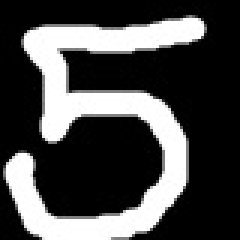
#> input picture five.jpg, 80 x 80 px (shown 3 times larger)
$ python DigitRecognition.py   (Python 2 division)   (older library calls are emulated)
#> lines starting #> are read from the running program, lines starting #| are printed output that depends on the picture
#Use of Support Vector Machine (SVM) Algorithm
#-------------------------------------------

# Standard scientific Python imports
import matplotlib.pyplot as plt

# Import datasets, classifiers and performance metrics
from sklearn import datasets, svm

# The digits dataset
digits = datasets.load_digits()
print "digits : " , digits.keys()
print "digits.targets---- : " , digits.target


images_and_labels = list(zip(digits.images, digits.target))
print "len(images_and_labels) " ,len(images_and_labels)

for index, (image, label) in enumerate(images_and_labels[:5]):
    print "index : ", index , "image : \n", image, "label : ", label
    plt.subplot(2, 5, index+1)   #Position numbering starts from 1
    plt.axis('on')
    plt.imshow(image , cmap=plt.cm.gray_r, interpolation='nearest' )
    plt.title('Training: %i ' % label)


# To apply a classifier on this data, we need to flatten the image, to
# turn the data in a (samples, feature) matrix:
n_samples = len(digits.images)        #n_samples=1792
print "n_samples : " , n_samples
imageData = digits.images.reshape((n_samples, -1))

print "After Reshaped: len(data[0]) : " , len(imageData[0])

# Create a classifier: a support vector classifier
classifier = svm.SVC(gamma=0.001)

# We learn the digits on the first half of the digits
classifier.fit(imageData[     : n_samples//2 ], digits.target[    :n_samples//2])


# Now predict the value of the digit on the second half:
expected = digits.target[n_samples // 2:]
predicted = classifier.predict(imageData[n_samples//2:    ])


images_and_predictions = list(zip(digits.images[n_samples // 2:  ], predicted))
for index, (image, prediction) in enumerate(images_and_predictions[:5]):
    plt.subplot(2, 5, index + 6)
    plt.axis('off')
    plt.imshow(image, cmap=plt.cm.gray_r, interpolation='nearest')
    plt.title('Prediction: %i' % prediction)

print "Original Values: ", digits.target[n_samples // 2: (n_samples//2)+5  ]


#Install Pillow library
from scipy.misc import imread,imresize, bytescale
img = imread("five.jpg")
#> img is the input picture: shape (80, 80, 3); min 0, max 255, mean 73.8
img = imresize(img, (8,8) )
img= img.astype(digits.images.dtype)

img =  bytescale(img, high=16.0, low=0)

print "img : " , img
#> (printed output is left out)
x_testData = []

for c in img:
    for r in c:
        x_testData.append(sum(r)/3.0)
#> this loop made 8 passes
#> after the loop, x_testData = 64 values, max 16 at index 9, min 0 at index 7, mean 5.81
print "x_testData : " , x_testData
#> (printed output is left out)

x_testData = [x_testData ]
print "len(x_testData) : " , len(x_testData)
#| len(x_testData) :  1

print "Machine Output : " ,classifier.predict(x_testData)
#| Machine Output :  [5]

plt.show()
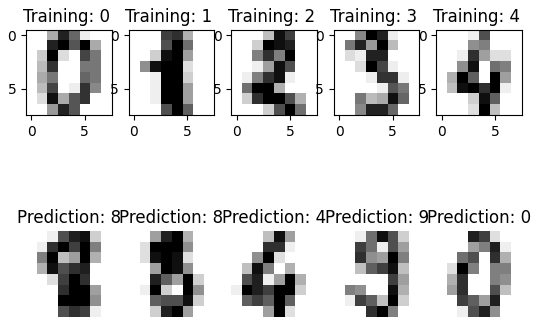
#> figure drawn by matplotlib, 10 panels
